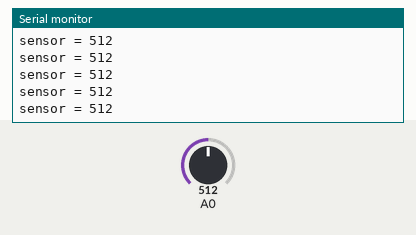
Recording of a sketch running on a simulated Arduino Uno, built with avr-gcc and run on an emulated ATmega328P. Shown: the last lines printed to the serial monitor. The test bench sets the inputs (shaded band); at power-on: A0 = 512.

Above: at 1.2 s.
1.3 s: A0 set to 716
At 1.31 s:
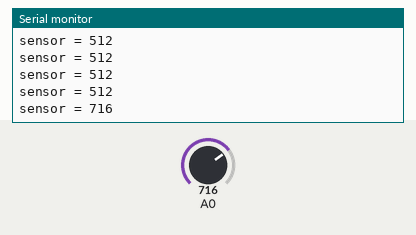
2.8 s: A0 set to 900
At 2.82 s:
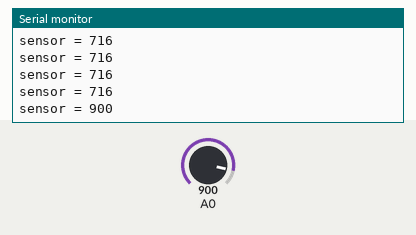
Timing chart, 0 to 5.8 s (numbered marks = the images above; inputs shaded):
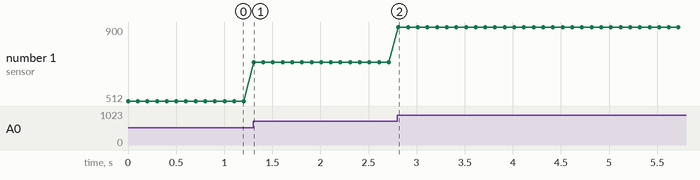

The sketch:

Druksensor.ino
```cpp
int sensor = 0;

void setup()
{
  pinMode(A0, INPUT);
  Serial.begin(115200);
}

void loop()
{
  sensor = analogRead(A0);
  Serial.print("sensor = ");
  Serial.println(sensor);
  delay(100); // Wait for 100 millisecond(s)
}
```

Measured:
- after the input at 1.3 s, the serial monitor: prints a new line at once (image 1)
- after the input at 2.8 s, the serial monitor: prints a new line at once (image 2)
- plotted number 1: 512 → 716 after the input at 1.3 s, 716 → 900 after the input at 2.8 s
